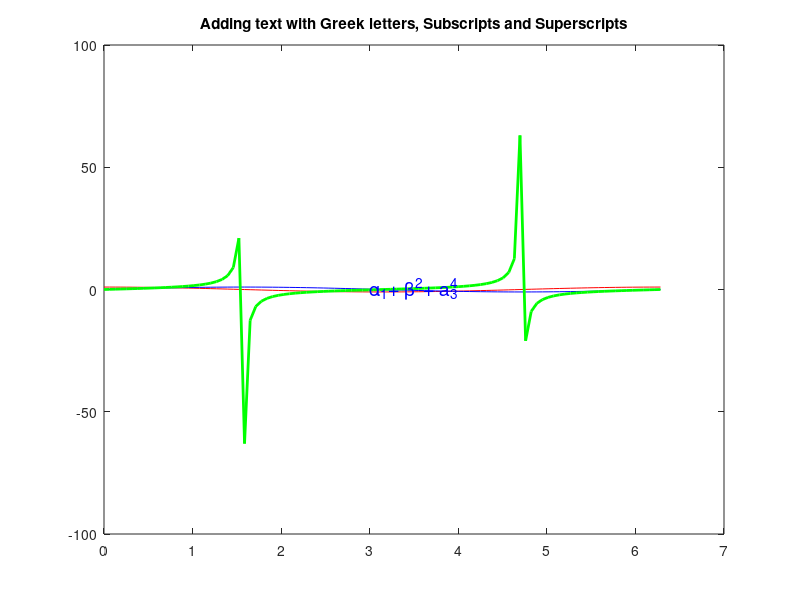

Reproduce this figure in MATLAB.
x = linspace(0,2*pi);
y1 = cos(x)
y2 = sin(x)
y3 = tan(x)
plot(x, y1, 'r', x, y2 , 'b' , x, y3, 'g' , 'linewidth',2)
text(3, .6,'\alpha_1+ \beta^2+ a_3^4', 'fontsize',14,'color','b');

title('Adding text with Greek letters, Subscripts and Superscripts')
